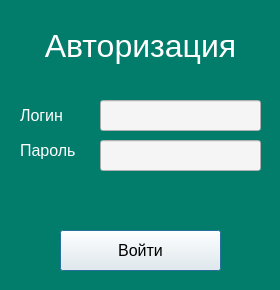
<?xml version="1.0" encoding="UTF-8"?>
<ui version="4.0">
 <class>Auth</class>
 <widget class="QDialog" name="Auth">
  <property name="geometry">
   <rect>
    <x>0</x>
    <y>0</y>
    <width>280</width>
    <height>290</height>
   </rect>
  </property>
  <property name="windowTitle">
   <string>Авторизация</string>
  </property>
  <property name="styleSheet">
   <string notr="true">background-color: rgb(3, 125, 107)</string>
  </property>
  <widget class="QPushButton" name="login">
   <property name="geometry">
    <rect>
     <x>60</x>
     <y>230</y>
     <width>161</width>
     <height>41</height>
    </rect>
   </property>
   <property name="styleSheet">
    <string notr="true">font-size: 16px;
font: &quot;Yu Gothic UI Semibold&quot;;
background-color: rgb(245, 245, 245)</string>
   </property>
   <property name="text">
    <string>Войти</string>
   </property>
  </widget>
  <widget class="QLineEdit" name="loginfield">
   <property name="geometry">
    <rect>
     <x>100</x>
     <y>100</y>
     <width>161</width>
     <height>31</height>
    </rect>
   </property>
   <property name="styleSheet">
    <string notr="true">font-size: 16px;
font: &quot;Yu Gothic UI Semibold&quot;;
background-color: rgb(245, 245, 245)</string>
   </property>
  </widget>
  <widget class="QLineEdit" name="passwordfield">
   <property name="geometry">
    <rect>
     <x>100</x>
     <y>140</y>
     <width>161</width>
     <height>31</height>
    </rect>
   </property>
   <property name="styleSheet">
    <string notr="true">font-size: 16px;
font: &quot;Yu Gothic UI Semibold&quot;;
background-color: rgb(245, 245, 245)</string>
   </property>
  </widget>
  <widget class="QLabel" name="label">
   <property name="geometry">
    <rect>
     <x>20</x>
     <y>100</y>
     <width>71</width>
     <height>31</height>
    </rect>
   </property>
   <property name="styleSheet">
    <string notr="true">color: rgb(255, 255, 255);
font-size: 16px;
font: &quot;Yu Gothic UI Semibold&quot;;</string>
   </property>
   <property name="text">
    <string>Логин</string>
   </property>
  </widget>
  <widget class="QLabel" name="label_2">
   <property name="geometry">
    <rect>
     <x>20</x>
     <y>140</y>
     <width>71</width>
     <height>21</height>
    </rect>
   </property>
   <property name="styleSheet">
    <string notr="true">color: rgb(255, 255, 255);
font-size: 16px;
font: &quot;Yu Gothic UI Semibold&quot;;</string>
   </property>
   <property name="text">
    <string>Пароль</string>
   </property>
  </widget>
  <widget class="QLabel" name="label_3">
   <property name="geometry">
    <rect>
     <x>0</x>
     <y>20</y>
     <width>281</width>
     <height>51</height>
    </rect>
   </property>
   <property name="styleSheet">
    <string notr="true">color: rgb(255, 255, 255);
font-size: 32px;
font: &quot;Arial Black&quot;;</string>
   </property>
   <property name="text">
    <string>Авторизация</string>
   </property>
   <property name="alignment">
    <set>Qt::AlignCenter</set>
   </property>
  </widget>
  <widget class="QLabel" name="error">
   <property name="geometry">
    <rect>
     <x>0</x>
     <y>190</y>
     <width>281</width>
     <height>21</height>
    </rect>
   </property>
   <property name="styleSheet">
    <string notr="true">color: red;
font-size: 16px;
font: 16pt &quot;Franklin Gothic Demi&quot;;</string>
   </property>
   <property name="text">
    <string/>
   </property>
   <property name="alignment">
    <set>Qt::AlignCenter</set>
   </property>
  </widget>
 </widget>
 <resources/>
 <connections/>
</ui>
